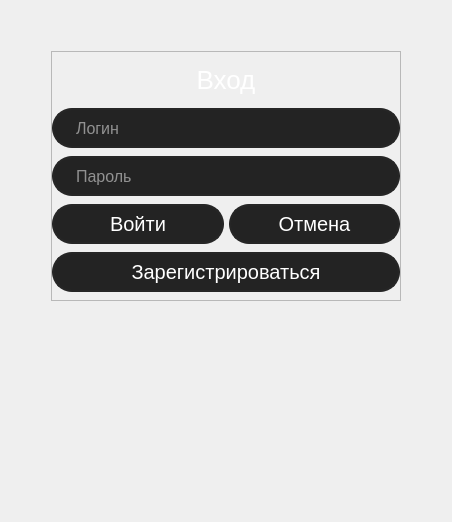
            <widget class="QWidget" name="Login_tab">
             <attribute name="title">
              <string>Login</string>
             </attribute>
             <layout class="QGridLayout" name="gridLayout_2">
              <item row="2" column="1">
               <spacer name="verticalSpacer">
                <property name="orientation">
                 <enum>Qt::Vertical</enum>
                </property>
                <property name="sizeType">
                 <enum>QSizePolicy::Fixed</enum>
                </property>
                <property name="sizeHint" stdset="0">
                 <size>
                  <width>20</width>
                  <height>210</height>
                 </size>
                </property>
               </spacer>
              </item>
              <item row="0" column="1">
               <spacer name="verticalSpacer_2">
                <property name="orientation">
                 <enum>Qt::Vertical</enum>
                </property>
                <property name="sizeHint" stdset="0">
                 <size>
                  <width>20</width>
                  <height>40</height>
                 </size>
                </property>
               </spacer>
              </item>
              <item row="1" column="0">
               <spacer name="horizontalSpacer">
                <property name="orientation">
                 <enum>Qt::Horizontal</enum>
                </property>
                <property name="sizeHint" stdset="0">
                 <size>
                  <width>40</width>
                  <height>20</height>
                 </size>
                </property>
               </spacer>
              </item>
              <item row="1" column="1">
               <widget class="QFrame" name="Login_frame">
                <property name="minimumSize">
                 <size>
                  <width>350</width>
                  <height>250</height>
                 </size>
                </property>
                <property name="maximumSize">
                 <size>
                  <width>350</width>
                  <height>250</height>
                 </size>
                </property>
                <property name="styleSheet">
                 <string notr="true">background-color: none;
</string>
                </property>
                <property name="frameShape">
                 <enum>QFrame::StyledPanel</enum>
                </property>
                <property name="frameShadow">
                 <enum>QFrame::Raised</enum>
                </property>
                <layout class="QGridLayout" name="gridLayout">
                 <property name="leftMargin">
                  <number>0</number>
                 </property>
                 <property name="topMargin">
                  <number>0</number>
                 </property>
                 <property name="rightMargin">
                  <number>0</number>
                 </property>
                 <property name="bottomMargin">
                  <number>0</number>
                 </property>
                 <property name="horizontalSpacing">
                  <number>5</number>
                 </property>
                 <property name="verticalSpacing">
                  <number>0</number>
                 </property>
                 <item row="3" column="1">
                  <widget class="QPushButton" name="CancelLoginButton">
                   <property name="minimumSize">
                    <size>
                     <width>0</width>
                     <height>40</height>
                    </size>
                   </property>
                   <property name="maximumSize">
                    <size>
                     <width>16777215</width>
                     <height>40</height>
                    </size>
                   </property>
                   <property name="cursor">
                    <cursorShape>PointingHandCursor</cursorShape>
                   </property>
                   <property name="styleSheet">
                    <string notr="true">QPushButton
{
	color: rgb(255, 255, 255);
	border: 2px solid rgb(38, 38, 38);
	border-radius:  20px;
	font-family: 'Roboto Regular';
	font-size: 20px;
	background-color: rgb(35, 35 , 35);
}
QPushButton::hover
{
	border: 2px solid rgb(214, 0, 0);
	background-color: rgb(45, 45, 45);
}
QPushButton::pressed
{
	border: 2px solid rgb(140, 0, 0);
	background-color: rgb(35, 35 , 35);
}</string>
                   </property>
                   <property name="text">
                    <string>Отмена</string>
                   </property>
                  </widget>
                 </item>
                 <item row="3" column="0">
                  <widget class="QPushButton" name="LoginButton">
                   <property name="minimumSize">
                    <size>
                     <width>0</width>
                     <height>40</height>
                    </size>
                   </property>
                   <property name="maximumSize">
                    <size>
                     <width>16777215</width>
                     <height>40</height>
                    </size>
                   </property>
                   <property name="cursor">
                    <cursorShape>PointingHandCursor</cursorShape>
                   </property>
                   <property name="styleSheet">
                    <string notr="true">QPushButton
{
	color: rgb(255, 255, 255);
	border: 2px solid rgb(38, 38, 38);
	border-radius: 20px;
	font-family: 'Roboto Regular';
	font-size: 20px;
	background-color: rgb(35, 35 , 35);
}
QPushButton::hover
{
	border: 2px solid rgb(0, 115, 0);
	background-color: rgb(45, 45, 45);
}
QPushButton::pressed
{
	border: 2px solid rgb(0, 85, 0);
	background-color: rgb(35, 35 , 35);
}</string>
                   </property>
                   <property name="text">
                    <string>Войти</string>
                   </property>
                  </widget>
                 </item>
                 <item row="1" column="0" colspan="2">
                  <widget class="QLineEdit" name="LoginEdit">
                   <property name="minimumSize">
                    <size>
                     <width>0</width>
                     <height>40</height>
                    </size>
                   </property>
                   <property name="maximumSize">
                    <size>
                     <width>16777215</width>
                     <height>40</height>
                    </size>
                   </property>
                   <property name="styleSheet">
                    <string notr="true">QLineEdit
{
	border: 2px solid rgb(38, 38, 38);
	border-radius: 20px;
	color: #FFF;
	padding-left: 20px;
	padding-right: 20px;
	font-family: 'Roboto Regular';
	font-size: 16px;
	background-color: rgb(35, 35 , 35);
}

QLineEdit:hover
{
	border: 2px solid rgb(48, 48, 48);
}
QLineEdit:focus
{
	border: 2px solid rgb(0, 180, 255);
	background-color: rgb(45, 45, 45);
}</string>
                   </property>
                   <property name="placeholderText">
                    <string>Логин</string>
                   </property>
                  </widget>
                 </item>
                 <item row="4" column="0" colspan="2">
                  <widget class="QPushButton" name="RegisterButton">
                   <property name="minimumSize">
                    <size>
                     <width>0</width>
                     <height>40</height>
                    </size>
                   </property>
                   <property name="maximumSize">
                    <size>
                     <width>16777215</width>
                     <height>40</height>
                    </size>
                   </property>
                   <property name="cursor">
                    <cursorShape>PointingHandCursor</cursorShape>
                   </property>
                   <property name="styleSheet">
                    <string notr="true">QPushButton
{
	color: rgb(255, 255, 255);
	border: 2px solid rgb(38, 38, 38);
	border-radius:  20px;
	font-family: 'Roboto Regular';
	font-size: 20px;
	background-color: rgb(35, 35 , 35);
}
QPushButton::hover
{
	border: 2px solid rgb(67, 0, 200);
	background-color: rgb(45, 45, 45);
}
QPushButton::pressed
{
	border: 2px solid rgb(55, 0, 165);
	background-color: rgb(35, 35 , 35);
}
</string>
                   </property>
                   <property name="text">
                    <string>Зарегистрироваться</string>
                   </property>
                  </widget>
                 </item>
                 <item row="2" column="0" colspan="2">
                  <widget class="QLineEdit" name="PasswordEdit">
                   <property name="minimumSize">
                    <size>
                     <width>0</width>
                     <height>40</height>
                    </size>
                   </property>
                   <property name="maximumSize">
                    <size>
                     <width>16777215</width>
                     <height>40</height>
                    </size>
                   </property>
                   <property name="styleSheet">
                    <string notr="true">QLineEdit
{
	border: 2px solid rgb(38, 38, 38);
	border-radius: 20px;
	color: #FFF;
	padding-left: 20px;
	padding-right: 20px;
	font-family: 'Roboto Regular';
	font-size: 16px;
	background-color: rgb(35, 35 , 35);
}
QLineEdit:hover
{
	border: 2px solid rgb(48, 48, 48);
}
QLineEdit:focus
{
	border: 2px solid rgb(0, 180, 255);
	background-color: rgb(45, 45, 45);
}</string>
                   </property>
                   <property name="echoMode">
                    <enum>QLineEdit::Password</enum>
                   </property>
                   <property name="placeholderText">
                    <string>Пароль</string>
                   </property>
                  </widget>
                 </item>
                 <item row="0" column="0" colspan="2">
                  <widget class="QLabel" name="Loginlabel">
                   <property name="minimumSize">
                    <size>
                     <width>0</width>
                     <height>40</height>
                    </size>
                   </property>
                   <property name="maximumSize">
                    <size>
                     <width>16777215</width>
                     <height>40</height>
                    </size>
                   </property>
                   <property name="styleSheet">
                    <string notr="true">color: rgb(255, 255, 255);
font-family: 'Roboto Regular';
font-size: 26px;
background-color: none;</string>
                   </property>
                   <property name="text">
                    <string>Вход</string>
                   </property>
                   <property name="alignment">
                    <set>Qt::AlignCenter</set>
                   </property>
                  </widget>
                 </item>
                </layout>
               </widget>
              </item>
              <item row="1" column="2">
               <spacer name="horizontalSpacer_2">
                <property name="orientation">
                 <enum>Qt::Horizontal</enum>
                </property>
                <property name="sizeHint" stdset="0">
                 <size>
                  <width>40</width>
                  <height>20</height>
                 </size>
                </property>
               </spacer>
              </item>
             </layout>
            </widget>
